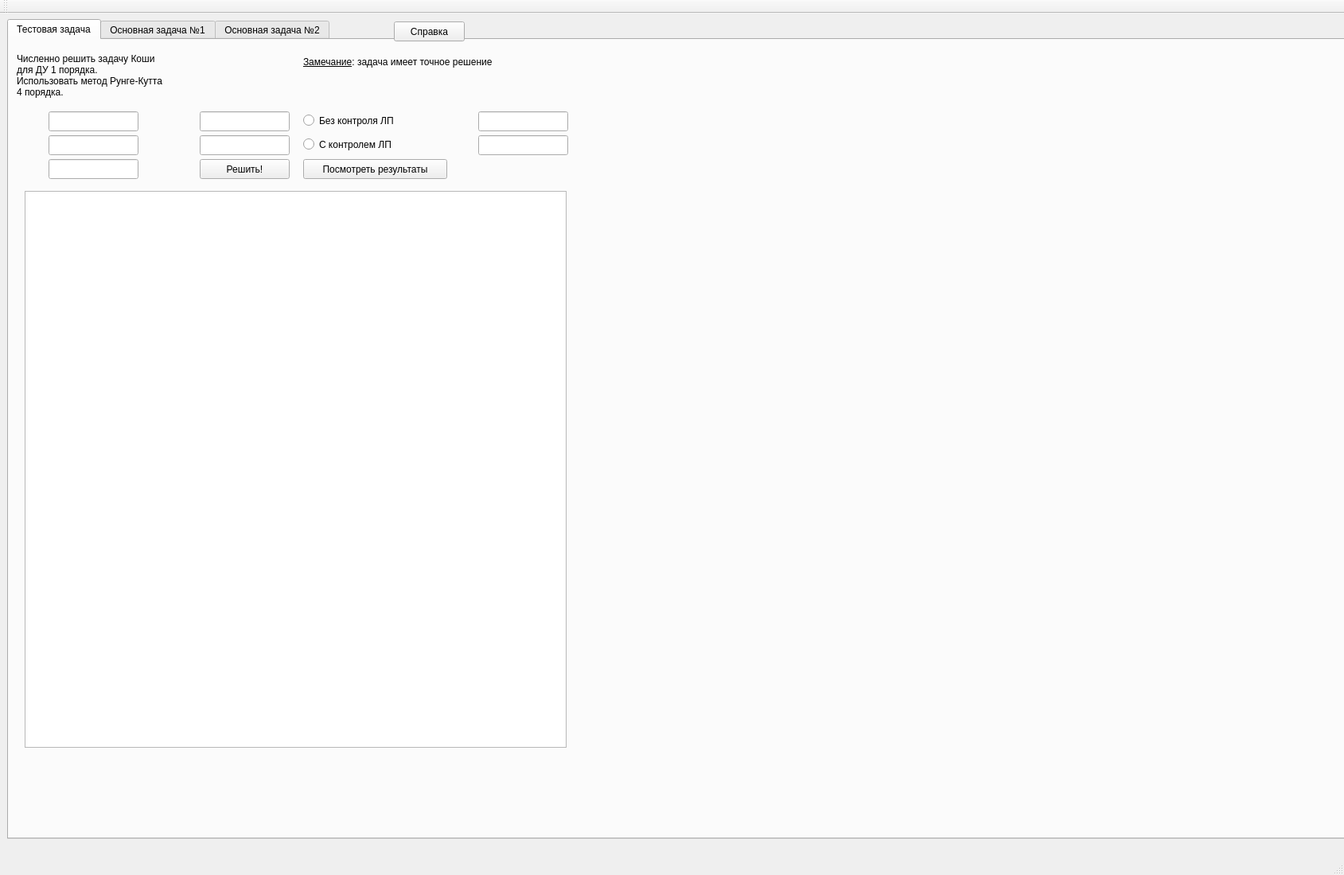
<?xml version="1.0" encoding="UTF-8"?>
<ui version="4.0">
 <class>MainWindow</class>
 <widget class="QMainWindow" name="MainWindow">
  <property name="geometry">
   <rect>
    <x>0</x>
    <y>0</y>
    <width>1689</width>
    <height>1100</height>
   </rect>
  </property>
  <property name="windowTitle">
   <string>MainWindow</string>
  </property>
  <widget class="QWidget" name="centralWidget">
   <widget class="QTabWidget" name="tabWidget">
    <property name="geometry">
     <rect>
      <x>9</x>
      <y>7</y>
      <width>1800</width>
      <height>1031</height>
     </rect>
    </property>
    <property name="currentIndex">
     <number>0</number>
    </property>
    <widget class="QWidget" name="testTask">
     <attribute name="title">
      <string>Тестовая задача</string>
     </attribute>
     <widget class="QLabel" name="testIntroText">
      <property name="geometry">
       <rect>
        <x>10</x>
        <y>10</y>
        <width>321</width>
        <height>71</height>
       </rect>
      </property>
      <property name="text">
       <string>&lt;html&gt;&lt;head/&gt;&lt;body&gt;&lt;p&gt;Численно решить задачу Коши&lt;br/&gt;для ДУ 1 порядка.&lt;br/&gt;Использовать метод Рунге-Кутта &lt;br/&gt;4 порядка.&lt;/p&gt;&lt;/body&gt;&lt;/html&gt;</string>
      </property>
     </widget>
     <widget class="QLineEdit" name="testLineEdit_xmax">
      <property name="geometry">
       <rect>
        <x>240</x>
        <y>90</y>
        <width>113</width>
        <height>25</height>
       </rect>
      </property>
     </widget>
     <widget class="QLineEdit" name="testLineEdit_v_eps">
      <property name="geometry">
       <rect>
        <x>590</x>
        <y>120</y>
        <width>113</width>
        <height>25</height>
       </rect>
      </property>
     </widget>
     <widget class="QLineEdit" name="testLineEdit_u0">
      <property name="geometry">
       <rect>
        <x>50</x>
        <y>120</y>
        <width>113</width>
        <height>25</height>
       </rect>
      </property>
     </widget>
     <widget class="QLabel" name="testPicture_u0">
      <property name="geometry">
       <rect>
        <x>10</x>
        <y>120</y>
        <width>31</width>
        <height>21</height>
       </rect>
      </property>
      <property name="text">
       <string/>
      </property>
      <property name="pixmap">
       <pixmap>../Resources/u_0.png</pixmap>
      </property>
      <property name="scaledContents">
       <bool>true</bool>
      </property>
     </widget>
     <widget class="QLabel" name="testPicture_xmax">
      <property name="geometry">
       <rect>
        <x>175</x>
        <y>91</y>
        <width>60</width>
        <height>25</height>
       </rect>
      </property>
      <property name="text">
       <string/>
      </property>
      <property name="pixmap">
       <pixmap>../Resources/x_max.png</pixmap>
      </property>
      <property name="scaledContents">
       <bool>true</bool>
      </property>
     </widget>
     <widget class="QLabel" name="testPicture_v_eps">
      <property name="geometry">
       <rect>
        <x>554</x>
        <y>120</y>
        <width>31</width>
        <height>25</height>
       </rect>
      </property>
      <property name="text">
       <string/>
      </property>
      <property name="pixmap">
       <pixmap>../Resources/v_eps.png</pixmap>
      </property>
      <property name="scaledContents">
       <bool>true</bool>
      </property>
     </widget>
     <widget class="QLabel" name="testSolutionText">
      <property name="geometry">
       <rect>
        <x>370</x>
        <y>20</y>
        <width>311</width>
        <height>17</height>
       </rect>
      </property>
      <property name="text">
       <string>&lt;html&gt;&lt;head/&gt;&lt;body&gt;&lt;p&gt;&lt;span style=&quot; text-decoration: underline;&quot;&gt;Замечание&lt;/span&gt;: задача имеет точное решение&lt;/p&gt;&lt;/body&gt;&lt;/html&gt;</string>
      </property>
     </widget>
     <widget class="QLabel" name="testPicture_u">
      <property name="geometry">
       <rect>
        <x>370</x>
        <y>40</y>
        <width>140</width>
        <height>35</height>
       </rect>
      </property>
      <property name="text">
       <string/>
      </property>
      <property name="pixmap">
       <pixmap>../Resources/testTaskSolution.png</pixmap>
      </property>
      <property name="scaledContents">
       <bool>true</bool>
      </property>
     </widget>
     <widget class="QLabel" name="testPicture_h">
      <property name="geometry">
       <rect>
        <x>17</x>
        <y>150</y>
        <width>25</width>
        <height>25</height>
       </rect>
      </property>
      <property name="text">
       <string/>
      </property>
      <property name="pixmap">
       <pixmap>../Resources/h.png</pixmap>
      </property>
      <property name="scaledContents">
       <bool>true</bool>
      </property>
     </widget>
     <widget class="QLineEdit" name="testLineEdit_h">
      <property name="geometry">
       <rect>
        <x>50</x>
        <y>150</y>
        <width>113</width>
        <height>25</height>
       </rect>
      </property>
     </widget>
     <widget class="QRadioButton" name="testRadioButton">
      <property name="geometry">
       <rect>
        <x>370</x>
        <y>90</y>
        <width>141</width>
        <height>23</height>
       </rect>
      </property>
      <property name="text">
       <string>Без контроля ЛП</string>
      </property>
     </widget>
     <widget class="QRadioButton" name="testRadioButton2">
      <property name="geometry">
       <rect>
        <x>370</x>
        <y>120</y>
        <width>141</width>
        <height>23</height>
       </rect>
      </property>
      <property name="text">
       <string>С контролем ЛП</string>
      </property>
     </widget>
     <widget class="QLineEdit" name="testLineEdit_nmax">
      <property name="geometry">
       <rect>
        <x>590</x>
        <y>90</y>
        <width>113</width>
        <height>25</height>
       </rect>
      </property>
     </widget>
     <widget class="QLabel" name="testPicture_nmax">
      <property name="geometry">
       <rect>
        <x>525</x>
        <y>90</y>
        <width>60</width>
        <height>25</height>
       </rect>
      </property>
      <property name="text">
       <string/>
      </property>
      <property name="pixmap">
       <pixmap>../Resources/Nmax.png</pixmap>
      </property>
      <property name="scaledContents">
       <bool>true</bool>
      </property>
     </widget>
     <widget class="QPushButton" name="testSolveButton">
      <property name="geometry">
       <rect>
        <x>240</x>
        <y>150</y>
        <width>113</width>
        <height>25</height>
       </rect>
      </property>
      <property name="text">
       <string>Решить!</string>
      </property>
     </widget>
     <widget class="QLineEdit" name="testLineEdit_x_eps">
      <property name="geometry">
       <rect>
        <x>240</x>
        <y>120</y>
        <width>113</width>
        <height>25</height>
       </rect>
      </property>
     </widget>
     <widget class="QLabel" name="testPicture_x_eps">
      <property name="geometry">
       <rect>
        <x>203</x>
        <y>122</y>
        <width>31</width>
        <height>25</height>
       </rect>
      </property>
      <property name="text">
       <string/>
      </property>
      <property name="pixmap">
       <pixmap>../Resources/x_eps.png</pixmap>
      </property>
      <property name="scaledContents">
       <bool>true</bool>
      </property>
     </widget>
     <widget class="QCustomPlot" name="testPlot" native="true">
      <property name="geometry">
       <rect>
        <x>720</x>
        <y>20</y>
        <width>1041</width>
        <height>871</height>
       </rect>
      </property>
     </widget>
     <widget class="QWidget" name="testPlotBackground" native="true">
      <property name="geometry">
       <rect>
        <x>821</x>
        <y>59</y>
        <width>823</width>
        <height>973</height>
       </rect>
      </property>
     </widget>
     <widget class="QPushButton" name="testShowSolnInfoButton">
      <property name="geometry">
       <rect>
        <x>370</x>
        <y>150</y>
        <width>181</width>
        <height>25</height>
       </rect>
      </property>
      <property name="text">
       <string>Посмотреть результаты</string>
      </property>
     </widget>
     <widget class="QLineEdit" name="testLineEdit_x0">
      <property name="geometry">
       <rect>
        <x>50</x>
        <y>90</y>
        <width>113</width>
        <height>25</height>
       </rect>
      </property>
     </widget>
     <widget class="QLabel" name="testPicture_x0">
      <property name="geometry">
       <rect>
        <x>12</x>
        <y>90</y>
        <width>30</width>
        <height>23</height>
       </rect>
      </property>
      <property name="text">
       <string/>
      </property>
      <property name="pixmap">
       <pixmap>../Resources/x_0.png</pixmap>
      </property>
      <property name="scaledContents">
       <bool>true</bool>
      </property>
     </widget>
     <widget class="QLabel" name="testPicture_Equation">
      <property name="geometry">
       <rect>
        <x>250</x>
        <y>10</y>
        <width>100</width>
        <height>70</height>
       </rect>
      </property>
      <property name="text">
       <string/>
      </property>
      <property name="pixmap">
       <pixmap>../Resources/DE1.png</pixmap>
      </property>
      <property name="scaledContents">
       <bool>true</bool>
      </property>
     </widget>
     <widget class="QTableView" name="testTable">
      <property name="geometry">
       <rect>
        <x>20</x>
        <y>190</y>
        <width>681</width>
        <height>700</height>
       </rect>
      </property>
     </widget>
     <zorder>testPlotBackground</zorder>
     <zorder>testIntroText</zorder>
     <zorder>testLineEdit_xmax</zorder>
     <zorder>testLineEdit_v_eps</zorder>
     <zorder>testLineEdit_u0</zorder>
     <zorder>testPicture_u0</zorder>
     <zorder>testPicture_xmax</zorder>
     <zorder>testPicture_v_eps</zorder>
     <zorder>testSolutionText</zorder>
     <zorder>testPicture_u</zorder>
     <zorder>testPicture_h</zorder>
     <zorder>testLineEdit_h</zorder>
     <zorder>testRadioButton</zorder>
     <zorder>testRadioButton2</zorder>
     <zorder>testLineEdit_nmax</zorder>
     <zorder>testPicture_nmax</zorder>
     <zorder>testSolveButton</zorder>
     <zorder>testLineEdit_x_eps</zorder>
     <zorder>testPicture_x_eps</zorder>
     <zorder>testPlot</zorder>
     <zorder>testShowSolnInfoButton</zorder>
     <zorder>testLineEdit_x0</zorder>
     <zorder>testPicture_x0</zorder>
     <zorder>testPicture_Equation</zorder>
     <zorder>testTable</zorder>
    </widget>
    <widget class="QWidget" name="mainTask1">
     <attribute name="title">
      <string>Основная задача №1</string>
     </attribute>
     <widget class="QLineEdit" name="main1LineEdit_u0">
      <property name="geometry">
       <rect>
        <x>50</x>
        <y>120</y>
        <width>113</width>
        <height>25</height>
       </rect>
      </property>
     </widget>
     <widget class="QLineEdit" name="main1LineEdit_x_eps">
      <property name="geometry">
       <rect>
        <x>240</x>
        <y>120</y>
        <width>113</width>
        <height>25</height>
       </rect>
      </property>
     </widget>
     <widget class="QLineEdit" name="main1LineEdit_h">
      <property name="geometry">
       <rect>
        <x>50</x>
        <y>150</y>
        <width>113</width>
        <height>25</height>
       </rect>
      </property>
     </widget>
     <widget class="QLabel" name="main1Picture_nmax">
      <property name="geometry">
       <rect>
        <x>525</x>
        <y>90</y>
        <width>60</width>
        <height>25</height>
       </rect>
      </property>
      <property name="text">
       <string/>
      </property>
      <property name="pixmap">
       <pixmap>../Resources/Nmax.png</pixmap>
      </property>
      <property name="scaledContents">
       <bool>true</bool>
      </property>
     </widget>
     <widget class="QLabel" name="main1Picture_x_eps">
      <property name="geometry">
       <rect>
        <x>203</x>
        <y>122</y>
        <width>31</width>
        <height>25</height>
       </rect>
      </property>
      <property name="text">
       <string/>
      </property>
      <property name="pixmap">
       <pixmap>../Resources/x_eps.png</pixmap>
      </property>
      <property name="scaledContents">
       <bool>true</bool>
      </property>
     </widget>
     <widget class="QLabel" name="main1IntroText">
      <property name="geometry">
       <rect>
        <x>10</x>
        <y>10</y>
        <width>321</width>
        <height>61</height>
       </rect>
      </property>
      <property name="text">
       <string>&lt;html&gt;&lt;head/&gt;&lt;body&gt;&lt;p&gt;Численно решить задачу Коши для &lt;br/&gt;ДУ 1 порядка.&lt;br/&gt;Использовать метод Рунге-Кутта 4 порядка.&lt;/p&gt;&lt;/body&gt;&lt;/html&gt;</string>
      </property>
     </widget>
     <widget class="QLabel" name="main1Picture_u0">
      <property name="geometry">
       <rect>
        <x>10</x>
        <y>120</y>
        <width>31</width>
        <height>21</height>
       </rect>
      </property>
      <property name="text">
       <string/>
      </property>
      <property name="pixmap">
       <pixmap>../Resources/u_0.png</pixmap>
      </property>
      <property name="scaledContents">
       <bool>true</bool>
      </property>
     </widget>
     <widget class="QLineEdit" name="main1LineEdit_xmax">
      <property name="geometry">
       <rect>
        <x>240</x>
        <y>90</y>
        <width>113</width>
        <height>25</height>
       </rect>
      </property>
     </widget>
     <widget class="QRadioButton" name="main1RadioButton2">
      <property name="geometry">
       <rect>
        <x>370</x>
        <y>120</y>
        <width>141</width>
        <height>23</height>
       </rect>
      </property>
      <property name="text">
       <string>С контролем ЛП</string>
      </property>
     </widget>
     <widget class="QRadioButton" name="main1RadioButton">
      <property name="geometry">
       <rect>
        <x>370</x>
        <y>90</y>
        <width>141</width>
        <height>23</height>
       </rect>
      </property>
      <property name="text">
       <string>Без контроля ЛП</string>
      </property>
     </widget>
     <widget class="QLabel" name="main1Picture_v_eps">
      <property name="geometry">
       <rect>
        <x>554</x>
        <y>120</y>
        <width>31</width>
        <height>25</height>
       </rect>
      </property>
      <property name="text">
       <string/>
      </property>
      <property name="pixmap">
       <pixmap>../Resources/v_eps.png</pixmap>
      </property>
      <property name="scaledContents">
       <bool>true</bool>
      </property>
     </widget>
     <widget class="QPushButton" name="main1SolveButton">
      <property name="geometry">
       <rect>
        <x>240</x>
        <y>150</y>
        <width>113</width>
        <height>25</height>
       </rect>
      </property>
      <property name="text">
       <string>Решить!</string>
      </property>
     </widget>
     <widget class="QLabel" name="main1Picture_h">
      <property name="geometry">
       <rect>
        <x>17</x>
        <y>150</y>
        <width>25</width>
        <height>25</height>
       </rect>
      </property>
      <property name="text">
       <string/>
      </property>
      <property name="pixmap">
       <pixmap>../Resources/h.png</pixmap>
      </property>
      <property name="scaledContents">
       <bool>true</bool>
      </property>
     </widget>
     <widget class="QLabel" name="main1Picture_xmax">
      <property name="geometry">
       <rect>
        <x>175</x>
        <y>91</y>
        <width>60</width>
        <height>25</height>
       </rect>
      </property>
      <property name="text">
       <string/>
      </property>
      <property name="pixmap">
       <pixmap>../Resources/x_max.png</pixmap>
      </property>
      <property name="scaledContents">
       <bool>true</bool>
      </property>
     </widget>
     <widget class="QLineEdit" name="main1LineEdit_nmax">
      <property name="geometry">
       <rect>
        <x>590</x>
        <y>90</y>
        <width>113</width>
        <height>25</height>
       </rect>
      </property>
     </widget>
     <widget class="QLineEdit" name="main1LineEdit_v_eps">
      <property name="geometry">
       <rect>
        <x>590</x>
        <y>120</y>
        <width>113</width>
        <height>25</height>
       </rect>
      </property>
     </widget>
     <widget class="QTableView" name="main1Table">
      <property name="geometry">
       <rect>
        <x>20</x>
        <y>190</y>
        <width>681</width>
        <height>700</height>
       </rect>
      </property>
     </widget>
     <widget class="QCustomPlot" name="main1Plot" native="true">
      <property name="geometry">
       <rect>
        <x>720</x>
        <y>20</y>
        <width>1041</width>
        <height>871</height>
       </rect>
      </property>
     </widget>
     <widget class="QWidget" name="main1PlotBackground" native="true">
      <property name="geometry">
       <rect>
        <x>700</x>
        <y>10</y>
        <width>942</width>
        <height>823</height>
       </rect>
      </property>
     </widget>
     <widget class="QPushButton" name="main1ShowSolnInfoButton">
      <property name="geometry">
       <rect>
        <x>370</x>
        <y>150</y>
        <width>181</width>
        <height>25</height>
       </rect>
      </property>
      <property name="text">
       <string>Посмотреть результаты</string>
      </property>
     </widget>
     <widget class="QLabel" name="main1Picture_Equation">
      <property name="geometry">
       <rect>
        <x>330</x>
        <y>8</y>
        <width>281</width>
        <height>71</height>
       </rect>
      </property>
      <property name="text">
       <string/>
      </property>
      <property name="pixmap">
       <pixmap>../Resources/DE2.png</pixmap>
      </property>
      <property name="scaledContents">
       <bool>true</bool>
      </property>
     </widget>
     <widget class="QLineEdit" name="main1LineEdit_x0">
      <property name="geometry">
       <rect>
        <x>50</x>
        <y>90</y>
        <width>113</width>
        <height>25</height>
       </rect>
      </property>
     </widget>
     <widget class="QLabel" name="main1Picture_x0">
      <property name="geometry">
       <rect>
        <x>12</x>
        <y>90</y>
        <width>30</width>
        <height>23</height>
       </rect>
      </property>
      <property name="text">
       <string/>
      </property>
      <property name="pixmap">
       <pixmap>../Resources/x_0.png</pixmap>
      </property>
      <property name="scaledContents">
       <bool>true</bool>
      </property>
     </widget>
     <zorder>main1PlotBackground</zorder>
     <zorder>main1LineEdit_u0</zorder>
     <zorder>main1LineEdit_x_eps</zorder>
     <zorder>main1LineEdit_h</zorder>
     <zorder>main1Picture_nmax</zorder>
     <zorder>main1Picture_x_eps</zorder>
     <zorder>main1IntroText</zorder>
     <zorder>main1Picture_u0</zorder>
     <zorder>main1LineEdit_xmax</zorder>
     <zorder>main1RadioButton2</zorder>
     <zorder>main1RadioButton</zorder>
     <zorder>main1Picture_v_eps</zorder>
     <zorder>main1SolveButton</zorder>
     <zorder>main1Picture_h</zorder>
     <zorder>main1Picture_xmax</zorder>
     <zorder>main1LineEdit_nmax</zorder>
     <zorder>main1LineEdit_v_eps</zorder>
     <zorder>main1Table</zorder>
     <zorder>main1Plot</zorder>
     <zorder>main1ShowSolnInfoButton</zorder>
     <zorder>main1Picture_Equation</zorder>
     <zorder>main1LineEdit_x0</zorder>
     <zorder>main1Picture_x0</zorder>
    </widget>
    <widget class="QWidget" name="mainTask2">
     <attribute name="title">
      <string>Основная задача №2</string>
     </attribute>
     <widget class="QLabel" name="main2IntroText">
      <property name="geometry">
       <rect>
        <x>10</x>
        <y>10</y>
        <width>361</width>
        <height>51</height>
       </rect>
      </property>
      <property name="text">
       <string>&lt;html&gt;&lt;head/&gt;&lt;body&gt;&lt;p&gt;Численно решить задачу Коши для ДУ 2 порядка.&lt;br/&gt;Использовать метод Рунге-Кутта 4 порядка.&lt;br/&gt;Параметры 'a', 'b' должны быть положительными.&lt;/p&gt;&lt;/body&gt;&lt;/html&gt;</string>
      </property>
     </widget>
     <widget class="QLabel" name="main2Picture_Equation">
      <property name="geometry">
       <rect>
        <x>10</x>
        <y>60</y>
        <width>231</width>
        <height>91</height>
       </rect>
      </property>
      <property name="text">
       <string/>
      </property>
      <property name="pixmap">
       <pixmap>../Resources/DE3.png</pixmap>
      </property>
      <property name="scaledContents">
       <bool>true</bool>
      </property>
     </widget>
     <widget class="QPushButton" name="main2SolveButton">
      <property name="geometry">
       <rect>
        <x>10</x>
        <y>310</y>
        <width>141</width>
        <height>55</height>
       </rect>
      </property>
      <property name="text">
       <string>Решить!</string>
      </property>
     </widget>
     <widget class="QRadioButton" name="main2RadioButton">
      <property name="geometry">
       <rect>
        <x>10</x>
        <y>250</y>
        <width>141</width>
        <height>23</height>
       </rect>
      </property>
      <property name="text">
       <string>Без контроля ЛП</string>
      </property>
     </widget>
     <widget class="QLabel" name="main2Picture_x0">
      <property name="geometry">
       <rect>
        <x>10</x>
        <y>160</y>
        <width>30</width>
        <height>23</height>
       </rect>
      </property>
      <property name="text">
       <string/>
      </property>
      <property name="pixmap">
       <pixmap>../Resources/x_0.png</pixmap>
      </property>
      <property name="scaledContents">
       <bool>true</bool>
      </property>
     </widget>
     <widget class="QLineEdit" name="main2LineEdit_u0">
      <property name="geometry">
       <rect>
        <x>50</x>
        <y>190</y>
        <width>101</width>
        <height>25</height>
       </rect>
      </property>
     </widget>
     <widget class="QLabel" name="main2Picture_nmax">
      <property name="geometry">
       <rect>
        <x>165</x>
        <y>250</y>
        <width>60</width>
        <height>25</height>
       </rect>
      </property>
      <property name="text">
       <string/>
      </property>
      <property name="pixmap">
       <pixmap>../Resources/Nmax.png</pixmap>
      </property>
      <property name="scaledContents">
       <bool>true</bool>
      </property>
     </widget>
     <widget class="QLineEdit" name="main2LineEdit_h">
      <property name="geometry">
       <rect>
        <x>370</x>
        <y>160</y>
        <width>101</width>
        <height>25</height>
       </rect>
      </property>
     </widget>
     <widget class="QLineEdit" name="main2LineEdit_nmax">
      <property name="geometry">
       <rect>
        <x>230</x>
        <y>250</y>
        <width>101</width>
        <height>25</height>
       </rect>
      </property>
     </widget>
     <widget class="QLabel" name="main2Picture_v_eps">
      <property name="geometry">
       <rect>
        <x>194</x>
        <y>280</y>
        <width>31</width>
        <height>25</height>
       </rect>
      </property>
      <property name="text">
       <string/>
      </property>
      <property name="pixmap">
       <pixmap>../Resources/v_eps.png</pixmap>
      </property>
      <property name="scaledContents">
       <bool>true</bool>
      </property>
     </widget>
     <widget class="QLabel" name="main2Picture_x_eps">
      <property name="geometry">
       <rect>
        <x>193</x>
        <y>192</y>
        <width>31</width>
        <height>25</height>
       </rect>
      </property>
      <property name="text">
       <string/>
      </property>
      <property name="pixmap">
       <pixmap>../Resources/x_eps.png</pixmap>
      </property>
      <property name="scaledContents">
       <bool>true</bool>
      </property>
     </widget>
     <widget class="QRadioButton" name="main2RadioButton2">
      <property name="geometry">
       <rect>
        <x>10</x>
        <y>280</y>
        <width>141</width>
        <height>23</height>
       </rect>
      </property>
      <property name="text">
       <string>С контролем ЛП</string>
      </property>
     </widget>
     <widget class="QLineEdit" name="main2LineEdit_v_eps">
      <property name="geometry">
       <rect>
        <x>230</x>
        <y>280</y>
        <width>101</width>
        <height>25</height>
       </rect>
      </property>
     </widget>
     <widget class="QLabel" name="main2Picture_h">
      <property name="geometry">
       <rect>
        <x>338</x>
        <y>160</y>
        <width>25</width>
        <height>25</height>
       </rect>
      </property>
      <property name="text">
       <string/>
      </property>
      <property name="pixmap">
       <pixmap>../Resources/h.png</pixmap>
      </property>
      <property name="scaledContents">
       <bool>true</bool>
      </property>
     </widget>
     <widget class="QPushButton" name="main2ShowSolnInfoButton">
      <property name="geometry">
       <rect>
        <x>190</x>
        <y>310</y>
        <width>141</width>
        <height>55</height>
       </rect>
      </property>
      <property name="text">
       <string>Посмотреть
выходные
данные</string>
      </property>
     </widget>
     <widget class="QLineEdit" name="main2LineEdit_xmax">
      <property name="geometry">
       <rect>
        <x>230</x>
        <y>160</y>
        <width>101</width>
        <height>25</height>
       </rect>
      </property>
     </widget>
     <widget class="QLineEdit" name="main2LineEdit_x0">
      <property name="geometry">
       <rect>
        <x>50</x>
        <y>160</y>
        <width>101</width>
        <height>25</height>
       </rect>
      </property>
     </widget>
     <widget class="QLabel" name="main2Picture_xmax">
      <property name="geometry">
       <rect>
        <x>165</x>
        <y>161</y>
        <width>60</width>
        <height>25</height>
       </rect>
      </property>
      <property name="text">
       <string/>
      </property>
      <property name="pixmap">
       <pixmap>../Resources/x_max.png</pixmap>
      </property>
      <property name="scaledContents">
       <bool>true</bool>
      </property>
     </widget>
     <widget class="QLineEdit" name="main2LineEdit_x_eps">
      <property name="geometry">
       <rect>
        <x>230</x>
        <y>190</y>
        <width>101</width>
        <height>25</height>
       </rect>
      </property>
     </widget>
     <widget class="QLabel" name="main2Picture_u0">
      <property name="geometry">
       <rect>
        <x>10</x>
        <y>190</y>
        <width>31</width>
        <height>21</height>
       </rect>
      </property>
      <property name="text">
       <string/>
      </property>
      <property name="pixmap">
       <pixmap>../Resources/u_0.png</pixmap>
      </property>
      <property name="scaledContents">
       <bool>true</bool>
      </property>
     </widget>
     <widget class="QLineEdit" name="main2LineEdit_u0_dash">
      <property name="geometry">
       <rect>
        <x>50</x>
        <y>220</y>
        <width>101</width>
        <height>25</height>
       </rect>
      </property>
     </widget>
     <widget class="QLabel" name="main2Picture_u0_dash">
      <property name="geometry">
       <rect>
        <x>10</x>
        <y>216</y>
        <width>32</width>
        <height>28</height>
       </rect>
      </property>
      <property name="text">
       <string/>
      </property>
      <property name="pixmap">
       <pixmap>../Resources/u'0.png</pixmap>
      </property>
      <property name="scaledContents">
       <bool>true</bool>
      </property>
     </widget>
     <widget class="QLineEdit" name="main2LineEdit_a">
      <property name="geometry">
       <rect>
        <x>230</x>
        <y>220</y>
        <width>101</width>
        <height>25</height>
       </rect>
      </property>
     </widget>
     <widget class="QLineEdit" name="main2LineEdit_b">
      <property name="geometry">
       <rect>
        <x>370</x>
        <y>220</y>
        <width>101</width>
        <height>25</height>
       </rect>
      </property>
     </widget>
     <widget class="QLabel" name="main2Picture_a">
      <property name="geometry">
       <rect>
        <x>200</x>
        <y>221</y>
        <width>25</width>
        <height>21</height>
       </rect>
      </property>
      <property name="text">
       <string/>
      </property>
      <property name="pixmap">
       <pixmap>../Resources/a.png</pixmap>
      </property>
      <property name="scaledContents">
       <bool>true</bool>
      </property>
     </widget>
     <widget class="QLabel" name="main2Picture_b">
      <property name="geometry">
       <rect>
        <x>343</x>
        <y>220</y>
        <width>22</width>
        <height>21</height>
       </rect>
      </property>
      <property name="text">
       <string/>
      </property>
      <property name="pixmap">
       <pixmap>../Resources/b.png</pixmap>
      </property>
      <property name="scaledContents">
       <bool>true</bool>
      </property>
     </widget>
     <widget class="QTableView" name="main2Table">
      <property name="geometry">
       <rect>
        <x>10</x>
        <y>380</y>
        <width>511</width>
        <height>471</height>
       </rect>
      </property>
     </widget>
     <widget class="QWidget" name="main2Plot1Background" native="true">
      <property name="geometry">
       <rect>
        <x>370</x>
        <y>70</y>
        <width>41</width>
        <height>21</height>
       </rect>
      </property>
     </widget>
     <widget class="QWidget" name="main2Plot3Background" native="true">
      <property name="geometry">
       <rect>
        <x>380</x>
        <y>100</y>
        <width>41</width>
        <height>31</height>
       </rect>
      </property>
     </widget>
     <widget class="QCustomPlot" name="main2Plot1" native="true">
      <property name="geometry">
       <rect>
        <x>530</x>
        <y>10</y>
        <width>681</width>
        <height>841</height>
       </rect>
      </property>
     </widget>
     <widget class="QCustomPlot" name="main2Plot2" native="true">
      <property name="geometry">
       <rect>
        <x>1220</x>
        <y>10</y>
        <width>601</width>
        <height>415</height>
       </rect>
      </property>
     </widget>
     <widget class="QWidget" name="main2Plot2Background" native="true">
      <property name="geometry">
       <rect>
        <x>330</x>
        <y>70</y>
        <width>31</width>
        <height>41</height>
       </rect>
      </property>
     </widget>
     <widget class="QCustomPlot" name="main2Plot3" native="true">
      <property name="geometry">
       <rect>
        <x>1220</x>
        <y>440</y>
        <width>571</width>
        <height>415</height>
       </rect>
      </property>
     </widget>
     <zorder>main2Plot3Background</zorder>
     <zorder>main2Plot2Background</zorder>
     <zorder>main2Plot1Background</zorder>
     <zorder>main2IntroText</zorder>
     <zorder>main2Picture_Equation</zorder>
     <zorder>main2SolveButton</zorder>
     <zorder>main2RadioButton</zorder>
     <zorder>main2Picture_x0</zorder>
     <zorder>main2LineEdit_u0</zorder>
     <zorder>main2Picture_nmax</zorder>
     <zorder>main2LineEdit_h</zorder>
     <zorder>main2LineEdit_nmax</zorder>
     <zorder>main2Picture_v_eps</zorder>
     <zorder>main2Picture_x_eps</zorder>
     <zorder>main2RadioButton2</zorder>
     <zorder>main2LineEdit_v_eps</zorder>
     <zorder>main2Picture_h</zorder>
     <zorder>main2ShowSolnInfoButton</zorder>
     <zorder>main2LineEdit_xmax</zorder>
     <zorder>main2LineEdit_x0</zorder>
     <zorder>main2Picture_xmax</zorder>
     <zorder>main2LineEdit_x_eps</zorder>
     <zorder>main2Picture_u0</zorder>
     <zorder>main2LineEdit_u0_dash</zorder>
     <zorder>main2Picture_u0_dash</zorder>
     <zorder>main2LineEdit_a</zorder>
     <zorder>main2LineEdit_b</zorder>
     <zorder>main2Picture_a</zorder>
     <zorder>main2Picture_b</zorder>
     <zorder>main2Table</zorder>
     <zorder>main2Plot1</zorder>
     <zorder>main2Plot2</zorder>
     <zorder>main2Plot3</zorder>
    </widget>
   </widget>
   <widget class="QPushButton" name="introTextButton">
    <property name="geometry">
     <rect>
      <x>495</x>
      <y>10</y>
      <width>89</width>
      <height>25</height>
     </rect>
    </property>
    <property name="text">
     <string>Справка</string>
    </property>
   </widget>
  </widget>
  <widget class="QMenuBar" name="menuBar">
   <property name="geometry">
    <rect>
     <x>0</x>
     <y>0</y>
     <width>1689</width>
     <height>22</height>
    </rect>
   </property>
  </widget>
  <widget class="QToolBar" name="mainToolBar">
   <attribute name="toolBarArea">
    <enum>TopToolBarArea</enum>
   </attribute>
   <attribute name="toolBarBreak">
    <bool>false</bool>
   </attribute>
  </widget>
  <widget class="QStatusBar" name="statusBar"/>
 </widget>
 <layoutdefault spacing="6" margin="11"/>
 <customwidgets>
  <customwidget>
   <class>QCustomPlot</class>
   <extends>QWidget</extends>
   <header>qcustomplot.h</header>
   <container>1</container>
  </customwidget>
 </customwidgets>
 <resources/>
 <connections/>
</ui>
